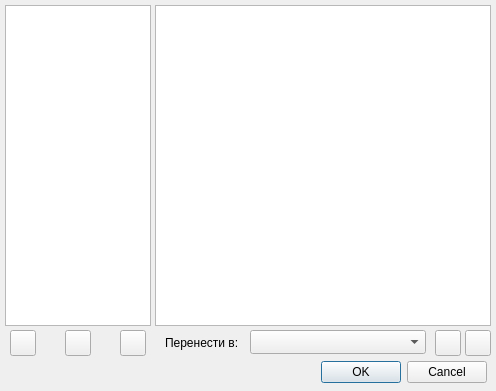
<?xml version="1.0" encoding="UTF-8"?>
<ui version="4.0">
 <class>gprogs</class>
 <widget class="QDialog" name="gprogs">
  <property name="geometry">
   <rect>
    <x>0</x>
    <y>0</y>
    <width>496</width>
    <height>391</height>
   </rect>
  </property>
  <property name="windowTitle">
   <string>Группы ПК</string>
  </property>
  <widget class="QTableView" name="t_progs">
   <property name="geometry">
    <rect>
     <x>155</x>
     <y>5</y>
     <width>336</width>
     <height>321</height>
    </rect>
   </property>
   <property name="alternatingRowColors">
    <bool>true</bool>
   </property>
   <property name="selectionMode">
    <enum>QAbstractItemView::SingleSelection</enum>
   </property>
   <property name="selectionBehavior">
    <enum>QAbstractItemView::SelectRows</enum>
   </property>
   <property name="verticalScrollMode">
    <enum>QAbstractItemView::ScrollPerItem</enum>
   </property>
   <property name="horizontalScrollMode">
    <enum>QAbstractItemView::ScrollPerPixel</enum>
   </property>
   <attribute name="horizontalHeaderDefaultSectionSize">
    <number>150</number>
   </attribute>
   <attribute name="horizontalHeaderStretchLastSection">
    <bool>true</bool>
   </attribute>
   <attribute name="verticalHeaderVisible">
    <bool>false</bool>
   </attribute>
   <attribute name="verticalHeaderCascadingSectionResizes">
    <bool>false</bool>
   </attribute>
   <attribute name="verticalHeaderDefaultSectionSize">
    <number>24</number>
   </attribute>
   <attribute name="verticalHeaderMinimumSectionSize">
    <number>22</number>
   </attribute>
  </widget>
  <widget class="QListView" name="l_gprogs">
   <property name="geometry">
    <rect>
     <x>5</x>
     <y>5</y>
     <width>146</width>
     <height>321</height>
    </rect>
   </property>
  </widget>
  <widget class="QDialogButtonBox" name="buttonBox">
   <property name="geometry">
    <rect>
     <x>320</x>
     <y>360</y>
     <width>167</width>
     <height>25</height>
    </rect>
   </property>
   <property name="standardButtons">
    <set>QDialogButtonBox::Cancel|QDialogButtonBox::Ok</set>
   </property>
  </widget>
  <widget class="QPushButton" name="b_add_gr">
   <property name="geometry">
    <rect>
     <x>10</x>
     <y>330</y>
     <width>26</width>
     <height>26</height>
    </rect>
   </property>
   <property name="styleSheet">
    <string notr="true"/>
   </property>
   <property name="text">
    <string/>
   </property>
   <property name="icon">
    <iconset resource="../res.qrc">
     <normaloff>:/images/buttons/add.png</normaloff>:/images/buttons/add.png</iconset>
   </property>
   <property name="iconSize">
    <size>
     <width>17</width>
     <height>17</height>
    </size>
   </property>
   <property name="flat">
    <bool>false</bool>
   </property>
  </widget>
  <widget class="QPushButton" name="b_edit_gr">
   <property name="geometry">
    <rect>
     <x>65</x>
     <y>330</y>
     <width>26</width>
     <height>26</height>
    </rect>
   </property>
   <property name="text">
    <string/>
   </property>
   <property name="icon">
    <iconset resource="../res.qrc">
     <normaloff>:/images/buttons/edit.png</normaloff>:/images/buttons/edit.png</iconset>
   </property>
   <property name="iconSize">
    <size>
     <width>17</width>
     <height>17</height>
    </size>
   </property>
  </widget>
  <widget class="QPushButton" name="b_del_gr">
   <property name="geometry">
    <rect>
     <x>120</x>
     <y>330</y>
     <width>26</width>
     <height>26</height>
    </rect>
   </property>
   <property name="text">
    <string/>
   </property>
   <property name="icon">
    <iconset resource="../res.qrc">
     <normaloff>:/images/buttons/remove.png</normaloff>:/images/buttons/remove.png</iconset>
   </property>
   <property name="iconSize">
    <size>
     <width>17</width>
     <height>17</height>
    </size>
   </property>
  </widget>
  <widget class="QComboBox" name="cb_gprogs">
   <property name="geometry">
    <rect>
     <x>250</x>
     <y>330</y>
     <width>176</width>
     <height>24</height>
    </rect>
   </property>
  </widget>
  <widget class="QLabel" name="label">
   <property name="geometry">
    <rect>
     <x>165</x>
     <y>335</y>
     <width>81</width>
     <height>16</height>
    </rect>
   </property>
   <property name="text">
    <string>Перенести в:</string>
   </property>
  </widget>
  <widget class="QPushButton" name="b_setg_ok">
   <property name="geometry">
    <rect>
     <x>435</x>
     <y>330</y>
     <width>26</width>
     <height>26</height>
    </rect>
   </property>
   <property name="text">
    <string/>
   </property>
   <property name="icon">
    <iconset resource="../res.qrc">
     <normaloff>:/images/buttons/apply.png</normaloff>:/images/buttons/apply.png</iconset>
   </property>
   <property name="iconSize">
    <size>
     <width>18</width>
     <height>18</height>
    </size>
   </property>
  </widget>
  <widget class="QPushButton" name="b_setg_cancel">
   <property name="geometry">
    <rect>
     <x>465</x>
     <y>330</y>
     <width>26</width>
     <height>26</height>
    </rect>
   </property>
   <property name="text">
    <string/>
   </property>
   <property name="icon">
    <iconset resource="../res.qrc">
     <normaloff>:/images/buttons/cancel.png</normaloff>:/images/buttons/cancel.png</iconset>
   </property>
   <property name="iconSize">
    <size>
     <width>18</width>
     <height>18</height>
    </size>
   </property>
  </widget>
 </widget>
 <resources>
  <include location="../res.qrc"/>
 </resources>
 <connections/>
</ui>
